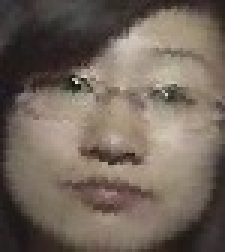
#> input picture facecap/098/67.jpg, 75 x 84 px (shown 3 times larger); its folder holds only this picture in this run
$ python preprocess_facecap.py   (older library calls are emulated)
#> lines starting #> are read from the running program, lines starting #| are printed output that depends on the picture
#> in process_single_image, image is the input picture: shape (84, 75, 3); mean B, G, R 91.5, 102.4, 114.9
### face_recognition_system/src/utils/image_quality.py
"""Image quality assessment utilities for face recognition."""

import cv2
import numpy as np
from typing import Dict, Tuple, Union
from PIL import Image


class ImageQualityAssessor:
    """Assess image quality for face recognition."""

    def __init__(
        self,
        blur_threshold: float = 100.0,
        brightness_range: Tuple[float, float] = (50, 200),
        contrast_threshold: float = 30.0,
        min_face_size: int = 50
    ):
        """
        Initialize quality assessor.

        Args:
            blur_threshold: Minimum Laplacian variance for sharpness
            brightness_range: Acceptable brightness range (min, max)
            contrast_threshold: Minimum standard deviation for contrast
            min_face_size: Minimum face size in pixels
        """
        self.blur_threshold = blur_threshold
        self.brightness_range = brightness_range
        self.contrast_threshold = contrast_threshold
        self.min_face_size = min_face_size

    def assess_sharpness(self, image: np.ndarray) -> float:
        """
        Assess image sharpness using Laplacian variance.

        Args:
            image: Input image (BGR or grayscale)

        Returns:
            Sharpness score (higher is sharper)
        """
        # Convert to grayscale if needed
        if len(image.shape) == 3:
            gray = cv2.cvtColor(image, cv2.COLOR_BGR2GRAY)
        else:
            gray = image

        # Calculate Laplacian variance
        laplacian = cv2.Laplacian(gray, cv2.CV_64F)
        variance = laplacian.var()
#> variance = 877.6

        return float(variance)

    def assess_brightness(self, image: np.ndarray) -> float:
        """
        Assess image brightness.

        Args:
            image: Input image (BGR or grayscale)

        Returns:
            Average brightness value (0-255)
        """
        # Convert to grayscale if needed
        if len(image.shape) == 3:
            gray = cv2.cvtColor(image, cv2.COLOR_BGR2GRAY)
        else:
            gray = image

        return float(np.mean(gray))

    def assess_contrast(self, image: np.ndarray) -> float:
        """
        Assess image contrast using standard deviation.

        Args:
            image: Input image (BGR or grayscale)

        Returns:
            Contrast score (higher is more contrast)
        """
        # Convert to grayscale if needed
        if len(image.shape) == 3:
            gray = cv2.cvtColor(image, cv2.COLOR_BGR2GRAY)
        else:
            gray = image

        return float(np.std(gray))

    # [52 lines left out: functions assess_face_size, assess_pose, not called in this run]

    def assess_overall_quality(
        self,
        image: np.ndarray,
        face_bbox: 'BoundingBox' = None,
        landmarks: np.ndarray = None
    ) -> Dict[str, float]:
        """
        Assess overall image quality for face recognition.

        Args:
            image: Input image
            face_bbox: Optional face bounding box
            landmarks: Optional facial landmarks

        Returns:
            Dictionary with quality scores and overall assessment
        """
        scores = {}

        # Basic image quality metrics
        scores['sharpness'] = self.assess_sharpness(image)
        scores['brightness'] = self.assess_brightness(image)
        scores['contrast'] = self.assess_contrast(image)

        # Normalize scores to 0-1 range
        scores['sharpness_score'] = min(1.0, scores['sharpness'] / self.blur_threshold)

        brightness = scores['brightness']
#> brightness = 104.9
        if self.brightness_range[0] <= brightness <= self.brightness_range[1]:
            scores['brightness_score'] = 1.0
        else:
            # Calculate distance from acceptable range
            if brightness < self.brightness_range[0]:
                distance = self.brightness_range[0] - brightness
            else:
                distance = brightness - self.brightness_range[1]
            scores['brightness_score'] = max(0.0, 1.0 - distance / 100.0)

        scores['contrast_score'] = min(1.0, scores['contrast'] / self.contrast_threshold)

        # Face-specific metrics
        if face_bbox is not None:
            scores['face_size_score'] = self.assess_face_size(face_bbox)
        else:
            scores['face_size_score'] = 1.0  # Assume adequate if no bbox provided

        if landmarks is not None:
            scores['pose_score'] = self.assess_pose(landmarks)
        else:
            scores['pose_score'] = 1.0  # Assume frontal if no landmarks provided

        # Calculate overall quality score (weighted average)
        weights = {
            'sharpness_score': 0.25,
            'brightness_score': 0.20,
            'contrast_score': 0.20,
            'face_size_score': 0.20,
            'pose_score': 0.15
        }

        overall_score = sum(
            scores[metric] * weight
            for metric, weight in weights.items()
            if metric in scores
        )
#> overall_score = 1

        scores['overall_score'] = overall_score

        # Quality assessment
        if overall_score >= 0.8:
            scores['quality_level'] = 'excellent'
        elif overall_score >= 0.6:
            scores['quality_level'] = 'good'
        elif overall_score >= 0.4:
            scores['quality_level'] = 'fair'
        else:
            scores['quality_level'] = 'poor'

        return scores

    # [97 lines left out: functions is_acceptable_quality, enhance_image_quality, detect_motion_blur, not called in this run]

### face_recognition_system/src/scripts/preprocess_facecap.py
"""Preprocess facecap dataset for training."""

import argparse
import sys
from pathlib import Path
import cv2
import numpy as np
import json
from tqdm import tqdm
import multiprocessing as mp
from functools import partial

# Add src to path
sys.path.append(str(Path(__file__).parent.parent))

from utils.image_quality import ImageQualityAssessor, enhance_image_quality


def process_single_image(args):
    """Process a single image (for multiprocessing)."""
    image_path, output_dir, target_size, enhance, quality_threshold = args

    try:
        # Load image
        image = cv2.imread(str(image_path))
        if image is None:
            return None

        # Assess quality
        assessor = ImageQualityAssessor()
        quality_scores = assessor.assess_overall_quality(image)
#> quality_scores = 10 items

        # Skip low quality images if threshold is set
        if quality_threshold and quality_scores['overall_score'] < quality_threshold:
            return {
                'path': str(image_path),
                'status': 'skipped_low_quality',
                'quality_score': quality_scores['overall_score']
            }

        # Enhance image if requested
        if enhance:
            image = enhance_image_quality(image)

        # Resize image
        if target_size:
            image = cv2.resize(image, target_size)
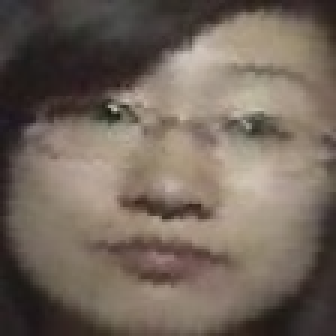
#> image: shape (112, 112, 3) (shown 3 times larger); mean B, G, R 91.3, 102.2, 114.8

        # Create output path
        relative_path = image_path.relative_to(image_path.parents[1])  # Relative to facecap root
        output_path = output_dir / relative_path
        output_path.parent.mkdir(parents=True, exist_ok=True)

        # Save processed image
        cv2.imwrite(str(output_path), image)

        return {
            'path': str(image_path),
            'output_path': str(output_path),
            'status': 'processed',
            'quality_score': quality_scores['overall_score'],
            'quality_level': quality_scores['quality_level'],
            'original_size': f"{image.shape[1]}x{image.shape[0]}",
            'enhanced': enhance
        }

    except Exception as e:
        return {
            'path': str(image_path),
            'status': 'error',
            'error': str(e)
        }


def preprocess_facecap_dataset(
    data_root: Path,
    output_dir: Path,
    target_size: tuple = (112, 112),
    enhance_images: bool = False,
    quality_threshold: float = None,
    num_workers: int = 4,
    max_images_per_person: int = None
):
    """
    Preprocess the entire facecap dataset.

    Args:
        data_root: Root directory of facecap dataset
        output_dir: Output directory for processed images
        target_size: Target image size (width, height)
        enhance_images: Whether to enhance image quality
        quality_threshold: Minimum quality threshold (0-1)
        num_workers: Number of worker processes
        max_images_per_person: Maximum images per person (for testing)
    """
    print(f"Preprocessing facecap dataset...")
    print(f"Input: {data_root}")
    print(f"Output: {output_dir}")
    print(f"Target size: {target_size}")
    print(f"Enhance images: {enhance_images}")
    print(f"Quality threshold: {quality_threshold}")

    # Create output directory
    output_dir.mkdir(parents=True, exist_ok=True)

    # Find all image files
    image_paths = []

    # Process each person directory
    for person_dir in sorted(data_root.glob("[0-9]*")):
        if person_dir.is_dir():
            person_images = list(person_dir.glob("*.jpg"))

            # Limit images per person if specified
            if max_images_per_person:
                person_images = person_images[:max_images_per_person]

            image_paths.extend(person_images)

    print(f"Found {len(image_paths)} images to process")

    if not image_paths:
        print("No images found!")
        return

    # Prepare arguments for multiprocessing
    process_args = [
        (img_path, output_dir, target_size, enhance_images, quality_threshold)
        for img_path in image_paths
    ]

    # Process images
    results = []

    if num_workers > 1:
        print(f"Processing with {num_workers} workers...")
        with mp.Pool(num_workers) as pool:
            results = list(tqdm(
                pool.imap(process_single_image, process_args),
                total=len(process_args),
                desc="Processing images"
            ))
#> in process_single_image (call 2), `image_path, output_dir, target_size, enhance, quality_threshold = args`: target_size = (112, 112); enhance = False
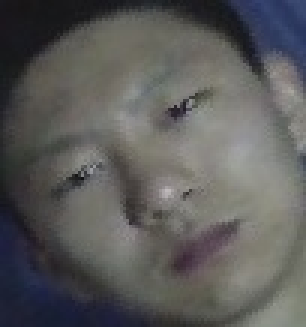
#> input picture facecap/099/16.jpg, 102 x 109 px (shown 3 times larger)
#> in process_single_image, image is the input picture: shape (109, 102, 3); mean B, G, R 90.4, 91.3, 91.6
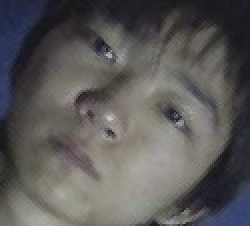
#> input picture facecap/100/1.jpg, 125 x 113 px (shown 2 times larger)
#> in process_single_image, image is the input picture: shape (113, 125, 3); mean B, G, R 88.5, 89.5, 91
#> in assess_sharpness (call 3), `laplacian = cv2.Laplacian(gray, cv2.CV_64F)`:
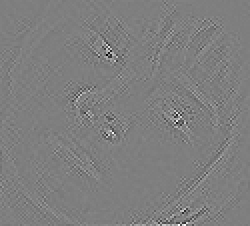
#> laplacian: shape (113, 125) float64 (shown 2 times larger); min -247, max 249, mean 0.1; drawn with min black and max white
#> in assess_sharpness (call 3), `variance = laplacian.var()`: variance = 380.7
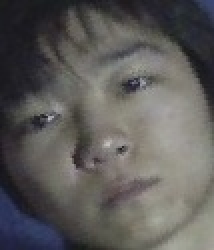
#> input picture facecap/100/14.jpg, 107 x 125 px (shown 2 times larger)
#> in process_single_image, image is the input picture: shape (125, 107, 3); mean B, G, R 89.9, 91.6, 93.4
#> in assess_sharpness (call 4), `laplacian = cv2.Laplacian(gray, cv2.CV_64F)`:
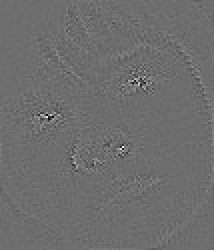
#> laplacian: shape (125, 107) float64 (shown 2 times larger); min -214, max 280, mean 0; drawn with min black and max white
#> in assess_sharpness (call 4), `variance = laplacian.var()`: variance = 230.5
#> in process_single_image (call 4), `image = cv2.resize(image, target_size)`:
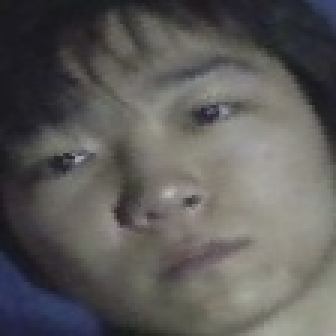
#> image: shape (112, 112, 3) (shown 3 times larger); mean B, G, R 89.7, 91.5, 93.2
#> results = 4 items
    else:
        print("Processing sequentially...")
        for args in tqdm(process_args, desc="Processing images"):
            results.append(process_single_image(args))

    # Filter out None results
    results = [r for r in results if r is not None]

    # Analyze results
    processed_count = sum(1 for r in results if r['status'] == 'processed')
#> processed_count = 4
    skipped_count = sum(1 for r in results if r['status'] == 'skipped_low_quality')
#> skipped_count = 0
    error_count = sum(1 for r in results if r['status'] == 'error')
#> error_count = 0

    print(f"\nProcessing completed:")
    print(f"  Processed: {processed_count}")
#|   Processed: 4
    print(f"  Skipped (low quality): {skipped_count}")
#|   Skipped (low quality): 0
    print(f"  Errors: {error_count}")
#|   Errors: 0

    # Calculate quality statistics
    quality_scores = [r['quality_score'] for r in results if 'quality_score' in r]
#> quality_scores = [1, 1, 1, 1]
    if quality_scores:
        print(f"\nQuality statistics:")
        print(f"  Mean quality: {np.mean(quality_scores):.3f}")
#|   Mean quality: 1.000
        print(f"  Min quality: {np.min(quality_scores):.3f}")
#|   Min quality: 1.000
        print(f"  Max quality: {np.max(quality_scores):.3f}")
#|   Max quality: 1.000

    # Save processing report
    report_path = output_dir / 'preprocessing_report.json'
    with open(report_path, 'w') as f:
        json.dump({
            'summary': {
                'total_images': len(image_paths),
                'processed': processed_count,
                'skipped': skipped_count,
                'errors': error_count,
                'quality_stats': {
                    'mean': float(np.mean(quality_scores)) if quality_scores else None,
                    'min': float(np.min(quality_scores)) if quality_scores else None,
                    'max': float(np.max(quality_scores)) if quality_scores else None,
                }
            },
            'settings': {
                'target_size': target_size,
                'enhance_images': enhance_images,
                'quality_threshold': quality_threshold,
                'num_workers': num_workers
            },
            'results': results
        }, f, indent=2)

    print(f"\nProcessing report saved to: {report_path}")

    # Copy dataset split files
    for split_file in ['train_list.txt', 'val_list.txt', 'test_list.txt', 'labels.txt']:
        src_path = data_root / split_file
        dst_path = output_dir / split_file

        if src_path.exists():
            # For image lists, update paths to point to processed images
            if split_file.endswith('_list.txt'):
                update_split_file(src_path, dst_path, processed_count > 0)
            else:
                # Copy labels.txt as-is
                dst_path.write_text(src_path.read_text())

            print(f"Updated {split_file}")


# [83 lines left out: functions update_split_file, create_quality_report, not called in this run]


def main():
    """Main preprocessing function."""
    parser = argparse.ArgumentParser(description="Preprocess facecap dataset")
    parser.add_argument('--data-root', type=str, default='../facecap',
                        help='Root directory of facecap dataset')
    parser.add_argument('--output-dir', type=str, default='data/processed_facecap',
                        help='Output directory for processed images')
    parser.add_argument('--target-size', type=int, nargs=2, default=[112, 112],
                        help='Target image size (width height)')
    parser.add_argument('--enhance', action='store_true',
                        help='Enhance image quality')
    parser.add_argument('--quality-threshold', type=float, default=None,
                        help='Minimum quality threshold (0-1)')
    parser.add_argument('--num-workers', type=int, default=4,
                        help='Number of worker processes')
    parser.add_argument('--max-images-per-person', type=int, default=None,
                        help='Maximum images per person (for testing)')
    parser.add_argument('--quality-report-only', action='store_true',
                        help='Only generate quality report')

    args = parser.parse_args()

    data_root = Path(args.data_root)
    output_dir = Path(args.output_dir)

    if not data_root.exists():
        print(f"Error: Data root directory not found: {data_root}")
        return 1

    if args.quality_report_only:
        # Generate quality report only
        report_path = output_dir / 'quality_report.json'
        report_path.parent.mkdir(parents=True, exist_ok=True)
        create_quality_report(data_root, report_path)
    else:
        # Full preprocessing
        preprocess_facecap_dataset(
            data_root=data_root,
            output_dir=output_dir,
            target_size=tuple(args.target_size),
            enhance_images=args.enhance,
            quality_threshold=args.quality_threshold,
            num_workers=args.num_workers,
            max_images_per_person=args.max_images_per_person
        )

    return 0


if __name__ == '__main__':
    exit(main())
#> (the program exits here)
